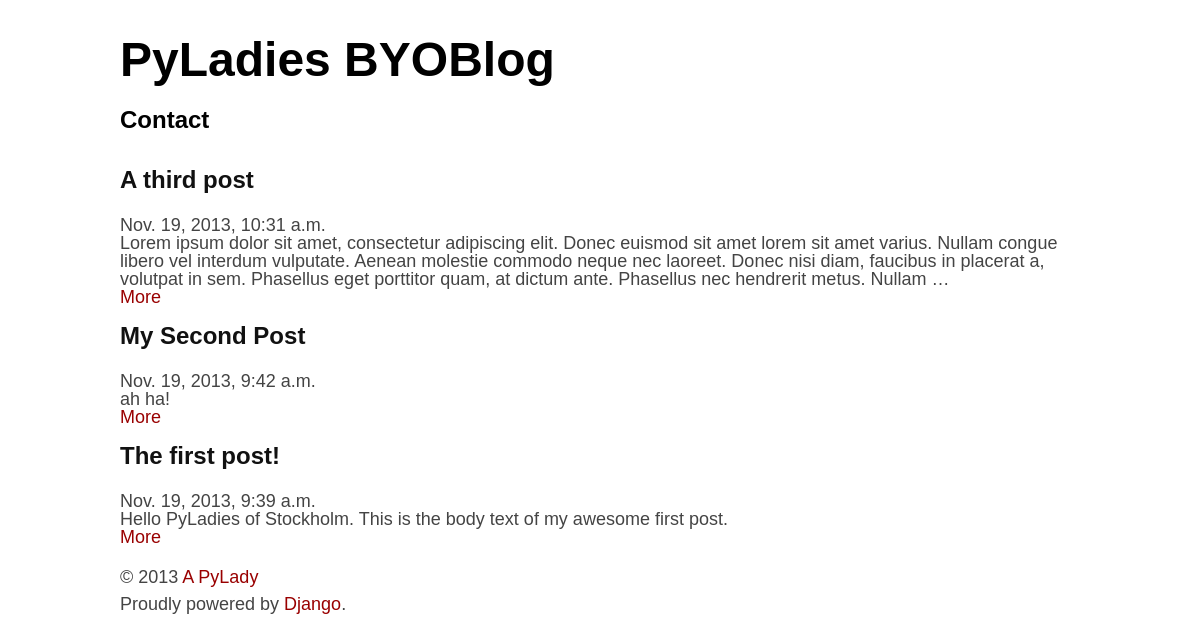
The page / on the database its author committed.
### MyBlog/models.py (models this page shows, shortened)
class Post(models.Model):
    title = models.CharField(max_length=200)
    body = models.TextField()
    created = models.DateTimeField(auto_now_add=True)

### MyBlog/views.py (the view)
# urls.py: url(r'^$', 'MyBlog.views.home', name='home'),
def home(request):
    posts = Post.objects.all().order_by("-created")
    paginator = Paginator(posts, 5)
    try:
        page = int(request.GET.get("page", 1))
    except ValueError:
        page = 1
    try:
        posts = paginator.page(page)
    except (InvalidPage, EmptyPage):
        posts = paginator.page(paginator.num_pages)
    return render_to_response("list.html", dict(posts=posts, user=request.user))

### MyBlog/templates/list.html (shortened to what this page needs)
{% extends "base.html" %}
{% block content %}
    <div class="main">
        <ul>
            {% for post in posts.object_list %}
                <h3>{{ post.title }}</h3>
                <ul>
                    <time pubdate datetime="{{ post.created }}">{{ post.created }}</time>
                    <div class="body">{{ post.body|truncatewords:50 }}</div>
                    <div class="moar"><a href="{% url 'post' post.pk %}">More</a></div>
                </ul>
                <br />
            {% endfor %}
        </ul>
    </div>
{% endblock %}

### MyBlog/templates/base.html (shortened to what this page needs)
<!doctype html>
<html lang="{{ HTML_LANG }}">
<head>
  <link rel="stylesheet" href="/static/style.css" type="text/css" />
</head>
<body>
  <header class="clearfix" role="banner">
    <div class="wrapper">
      <h1 class="huge"><a href="{% url 'home' %}">PyLadies BYOBlog</a></h1>
      {% if user.is_staff %}
        <h3 class="normal"><a href="{% url 'admin:index' %}">Admin</a> | <a href="{% url 'admin:MyBlog_post_add' %}">Add post</a></h3>
      {% else %}
        <h3 class="normal"><a href="mailto:you@youremail.com">Contact</a></h3>
      {% endif %}
    </div>
  </header>
  {% block content %}
  {% endblock %}
<footer class="clearfix">
    <p role="contentinfo">© 2013 <a href="mailto:you@youremail.com">A PyLady</a><br>
    Proudly powered by <a href="http://djangoproject.com">Django</a>.</p>
</footer>
</body>
</html>

### MyBlog/static/style.css (style rules this page uses)
html,body,div,span,object,iframe,h1,h2,h3,h4,h5,h6,p,blockquote,pre,abbr,address,cite,code,del,dfn,em,img,ins,kbd,q,samp,small,strong,sub,sup,var,b,i,dl,dt,dd,ol,ul,li,fieldset,form,label,legend,table,caption,tbody,tfoot,thead,tr,th,td,article,aside,canvas,details,figcaption,figure,footer,header,hgroup,menu,nav,section,summary,time,mark,audio,video { background:transparent; border:0; font-size:100%; margin:0; outline:0; padding:0; vertical-align:baseline; text-rendering: optimizeLegibility; }
body { color:#444; font-size:18px; line-height:1; margin:36px auto; max-width:960px; min-width:960px; padding:0 30px 30px; font-family: 'source_sans_proregular', sans-serif; }
article,aside,details,figcaption,figure,footer,header,hgroup,menu,nav,section { display:block; }
a { background:transparent; color:#900; font-size:100%; margin:0; padding:0; text-decoration:none; vertical-align:baseline; }
h1,h2,h3,h4 { color:#111; font-weight: 600; font-family: 'source_sans_probold', sans-serif; }
h1,h2,h3,h4,h5,p { margin-bottom:24px; padding:0; }
h3, h4 { max-width: 540px; }
h1 { font-size:48px; }
h3 { font-size:24px; }
p { font-size:18px; line-height:27px; max-width:540px; }
body header { margin-bottom:36px; }
h1 a,h2 a,h3 a,h4 a,h5 a,#bottom .footer-child li a,#archive h3 a,#posts h3 a { color:#000; }
h1, h2, h3, h4, h5, h6 { margin-bottom: 24px; }

### rows shown on the page
Post: title "A third post", created "Nov. 19, 2013, 10:31 a.m.", body "Lorem ipsum dolor sit amet, consectetur adipiscing elit. Donec euismod sit amet lorem sit amet varius. Nullam congue libero vel interdum vulputate. Aenean molestie commodo neque nec laoreet. Donec nisi diam, faucibus in placerat a, volutpat in sem. Phasellus eget porttitor quam, at dictum ante. Phasellus nec hendrerit metus. Nullam …"
Post: title "My Second Post", created "Nov. 19, 2013, 9:42 a.m.", body "ah ha!"
Post: title "The first post!", created "Nov. 19, 2013, 9:39 a.m.", body "Hello PyLadies of Stockholm. This is the body text of my awesome first post."
